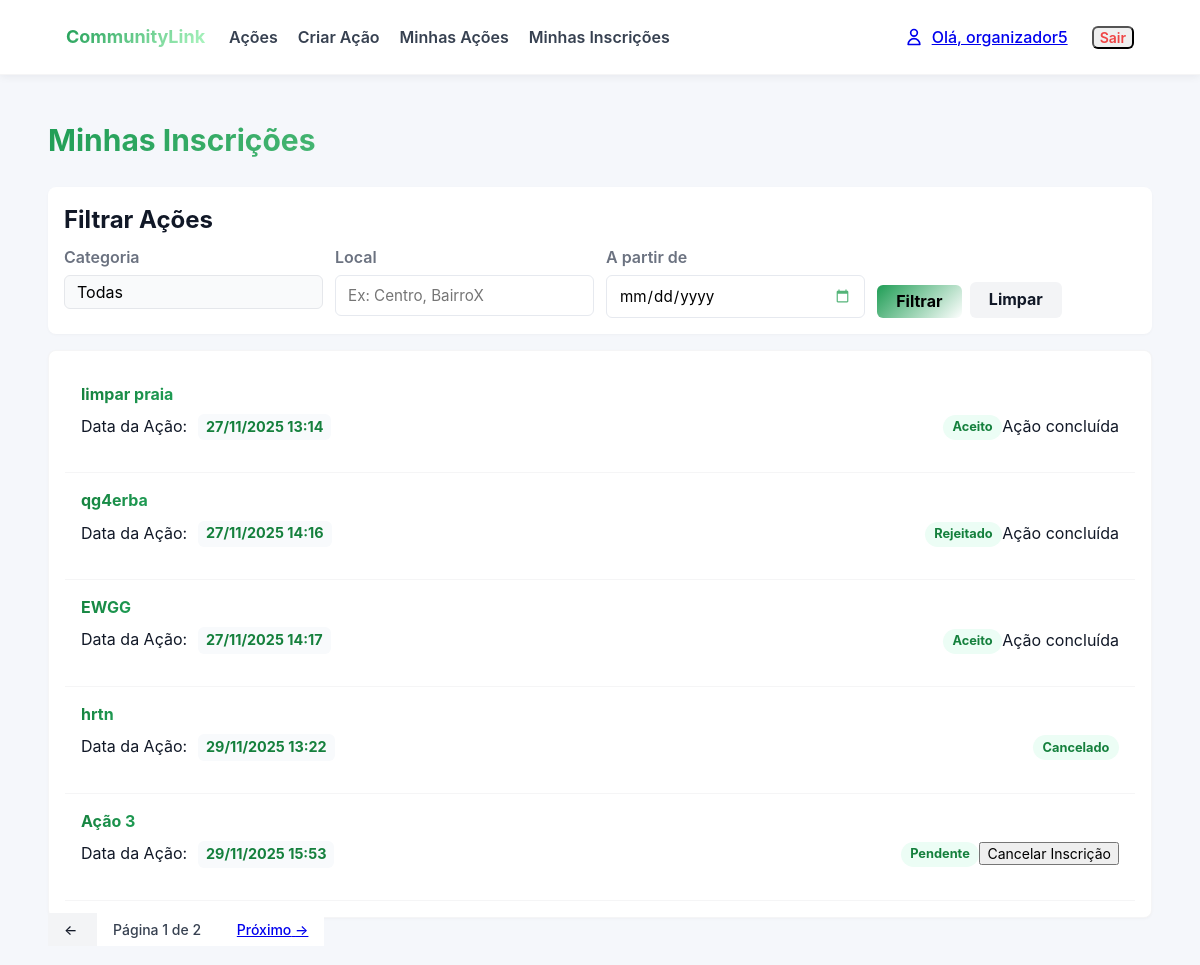
/acoes/minhas-inscricoes/ (signed in), run on an earlier commit of the app's database.
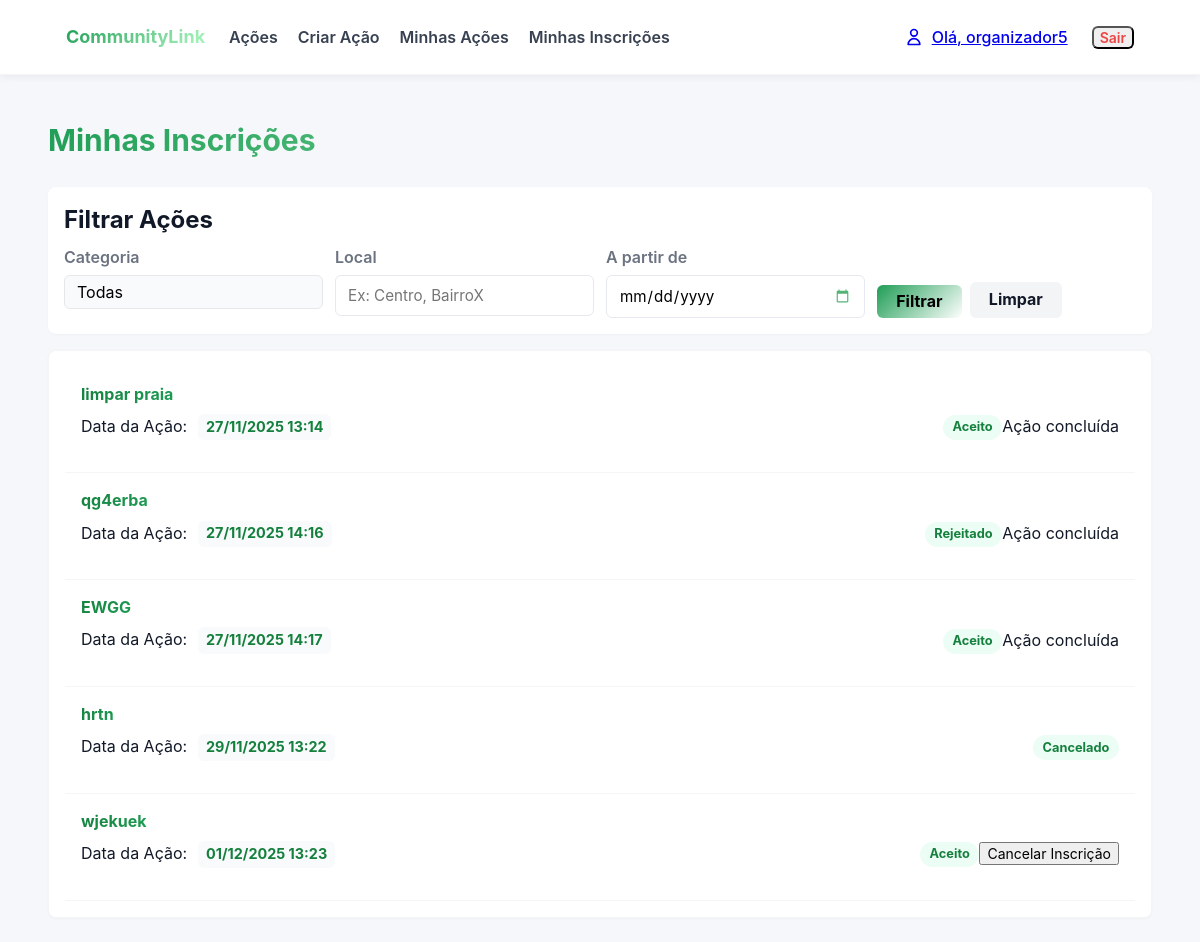
And on a later commit of the database.
### acoes/models.py (models this page shows, shortened)
class Inscricao(models.Model):
    STATUS_CHOICES = [
        ('PENDENTE', 'Pendente'),
        ('ACEITO', 'Aceito'),
        ('REJEITADO', 'Rejeitado'),
        ('CANCELADO', 'Cancelado'),
    ]
    acao = models.ForeignKey(Acao, on_delete=models.CASCADE)
    voluntario = models.ForeignKey(User, on_delete=models.CASCADE)
    status = models.CharField(max_length=10, choices=STATUS_CHOICES, default='PENDENTE')
    data_inscricao = models.DateTimeField(auto_now_add=True)
    comentario = models.TextField(blank=True, null=True)
    class Meta:
        unique_together = ('acao', 'voluntario')

class Acao(models.Model):
    titulo = models.CharField(max_length=200)
    descricao = models.TextField()
    data = models.DateTimeField() # Armazena data e hora
    local = models.CharField(max_length=255)
    numero_vagas = models.PositiveIntegerField()
    CATEGORIA_CHOICES = [
        ('SAUDE', 'Saúde'),
        ('EDUCACAO', 'Educação'),
        ('MEIO_AMBIENTE', 'Meio Ambiente'),
        ('ANIMAIS', 'Animais'),
        ('OUTRO', 'Outro'),
    ]
    categoria = models.CharField(max_length=50, choices=CATEGORIA_CHOICES, default='OUTRO')
    organizador = models.ForeignKey(
        User,
        on_delete=models.CASCADE,
        related_name='acoes_criadas' # Assim, podemos fazer: user.acoes_criadas.all()
    )
    voluntarios = models.ManyToManyField(
        User,
        through='Inscricao',         # O nome do modelo intermediário
        related_name='acoes_inscritas', # Assim, podemos fazer: user.acoes_inscritas.all()
        blank=True                   # A ação pode começar sem nenhum voluntário
    )
    notas_organizador = models.TextField(blank=True, null=True, help_text="Notas privadas do organizador sobre a execução da ação.")
    @property
    def ja_aconteceu(self):
        return self.data < timezone.now()
    def get_absolute_url(self):
        return reverse('acoes:acao_detail', kwargs={'pk': self.pk})

### acoes/views.py (the view)
# urls.py: path('minhas-inscricoes/', views.minhas_inscricoes, name='minhas_inscricoes'),
@login_required
def minhas_inscricoes(request):
    inscricoes_list = Inscricao.objects.filter(voluntario=request.user)
    inscricoes_list = filtrar_acoes_queryset(request, inscricoes_list)
    inscricoes_list = inscricoes_list.order_by('acao__data')
    page_obj = paginar_queryset(request, inscricoes_list)
    context = {
        'inscricoes': page_obj,
        'categorias_choices': Acao.CATEGORIA_CHOICES, # Passa as opções
        'filter_values': request.GET, # Passa os valores
        'page_param': 'page'
    }
    return render(request, 'acoes/minhas_inscricoes.html', context)

### acoes/context_processors.py (called while the page is built)
def auth_groups_processor(request):
    is_organizador = False
    is_voluntario = False
    unread_notification_count = 0 # Valor padrão
    if request.user.is_authenticated:
        is_organizador = request.user.groups.filter(name='Organizadores').exists()
        is_voluntario = request.user.groups.filter(name='Voluntarios').exists()
        unread_notification_count = Notificacao.objects.filter(
            destinatario=request.user,
            lida=False
        ).count()
    return {
        'is_organizador': is_organizador,
        'is_voluntario': is_voluntario,
        'unread_notification_count': unread_notification_count
    }

### acoes/views.py (called while the page is built)
def paginar_queryset(request, queryset, itens_por_pagina=5, param_name='page'):
    paginator = Paginator(queryset, itens_por_pagina)
    page_number = request.GET.get(param_name)
    page_obj = paginator.get_page(page_number)
    return page_obj

### acoes/templates/acoes/minhas_inscricoes.html (shortened to what this page needs)
{% extends 'acoes/base.html' %}
{% block content %}
    <h1 class="text-3xl font-bold mb-6 gradient-title">Minhas Inscrições</h1>
    {% include 'acoes/_filter_form.html' %}
    <div class="card">
        <ul class="list">
            {% for inscricao in inscricoes %}
                <li class="flex flex-wrap justify-between items-center p-4 border rounded-md hover:bg-gray-50">
                    <div>
                        <a href="{{ inscricao.acao.get_absolute_url }}" class="text-lg gradient-link hover:opacity-80 transition">
                            {{ inscricao.acao.titulo }}
                        </a>
                        <p class="text-gray-600 mt-2">
                            Data da Ação: <span class="item-date">{{ inscricao.acao.data|date:"d/m/Y H:i" }}</span>
                        </p>
                    </div>
                    <div class="mt-4 md:mt-0 flex flex-col items-end gap-2">
                        <span class="badge ...">{{ inscricao.get_status_display }}</span>
                        {% if inscricao.status != 'CANCELADO' and inscricao.status != 'REJEITADO' and not inscricao.acao.ja_aconteceu %}
                            <form action="{% url 'acoes:inscricao_cancel' inscricao.id %}" method="POST" onsubmit="return confirm('Tem certeza que deseja cancelar sua inscrição?');">
                                <button type="submit" class="text-sm text-red-600 hover:text-red-800 underline">
                                    Cancelar Inscrição
                                </button>
                            </form>
                            {% elif inscricao.acao.ja_aconteceu %}
                            <span class="text-xs text-gray-500 italic">Ação concluída</span>
                        {% endif %}
                    </div>
                </li>
            {% endfor %}
        </ul>
    </div>
    {% include 'acoes/_pagination.html' with page_obj=inscricoes %}
{% endblock %}

What changed in the data, as far as the page shows it:
removed Inscricao: acao.titulo "Ação 3", acao.data "29/11/2025 15:53", status "Pendente", shows "Cancelar Inscrição"
now on this page (row unchanged): Inscricao: acao.titulo "wjekuek", acao.data "01/12/2025 13:23", status "Aceito", shows "Cancelar Inscrição"
Also different on the page:
{{ page_obj.number }}: "1" → (not shown)
{{ page_obj.paginator.num_pages }}: "2" → (not shown)
text no longer shown: "← Página de Próximo →"
